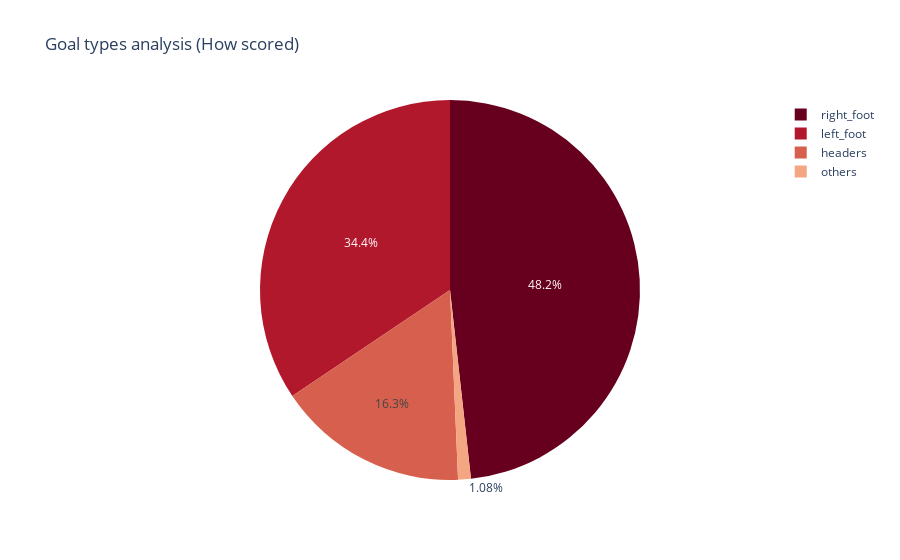

Write notebook code for a chart like this one.
### Markdown cell above
## Types of Goals Scored

### Code cell
gl_sum = pd.DataFrame(gl.sum(numeric_only = True),).T[["right_foot","left_foot","headers","others"]]
gl_sum=gl_sum.T
fig = px.pie(gl_sum, values=0, names=gl_sum.index, title=' Goal types analysis (How scored)', color_discrete_sequence=px.colors.sequential.RdBu)
fig.show()

### Figure 1 — Plotly figure (JSON) as saved in the notebook; plotly's stock layout.template omitted (floating-point values rounded to 4 significant figures)
{"data": [{"domain": {"x": [0, 1], "y": [0, 1]}, "hovertemplate": "index=%{label}<br>0=%{value}<extra></extra>", "labels": ["right_foot", "left_foot", "headers", "others"], "legendgroup": "", "name": "", "showlegend": true, "type": "pie", "values": [178, 127, 60, 4]}], "layout": {"legend": {"tracegroupgap": 0}, "piecolorway": ["rgb(103,0,31)", "rgb(178,24,43)", "rgb(214,96,77)", "rgb(244,165,130)", "rgb(253,219,199)", "rgb(247,247,247)", "rgb(209,229,240)", "rgb(146,197,222)", "rgb(67,147,195)", "rgb(33,102,172)", "rgb(5,48,97)"], "title": {"text": " Goal types analysis (How scored)"}}}
